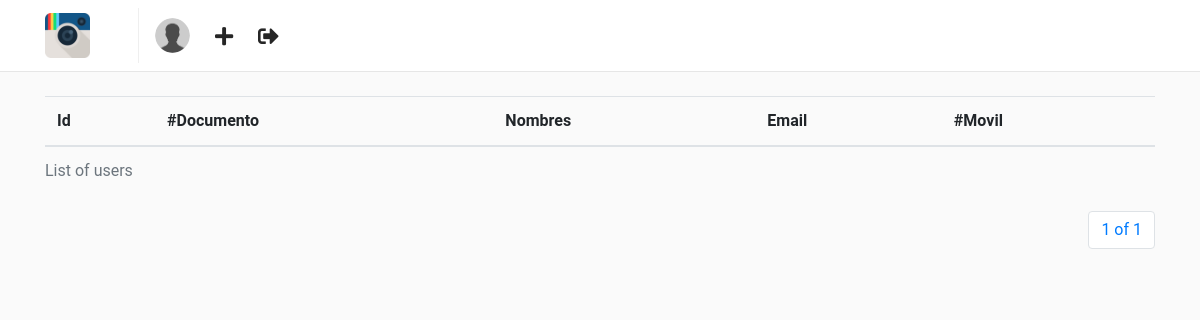
The page /people/adviser/list/ (signed in) on the database as committed earlier.
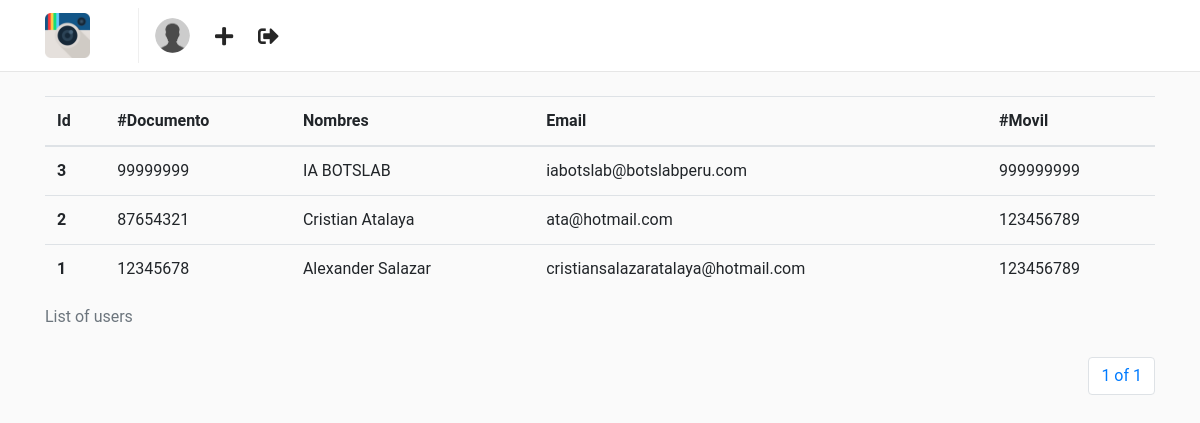
The same page on the database as committed later.
### people/models.py (models this page shows, shortened)
class Advisers(models.Model):
    user = models.OneToOneField(User,on_delete=models.CASCADE)
    phone_number = models.CharField(max_length=20,blank=True)
    picture = models.ImageField(
        upload_to='users/pictures',
        blank=True,
        null=True
    )
    document_type = models.CharField(max_length=20,blank=True)
    document_number= models.CharField(max_length=20,blank=True)
    type_user = models.IntegerField(blank=True)
    created = models.DateTimeField(auto_now_add=True)
    modified = models.DateTimeField(auto_now=True)

### people/views.py (the view)
class AdviserListView(LoginRequiredMixin,ListView):
    template_name = 'people/advisers_list.html'
    model = Advisers
    ordering = ('-created',)
    paginate_by = 30
    context_object_name = 'advisers'

### templates/people/advisers_list.html (shortened to what this page needs)
{% extends "base.html" %}
{% load static %}
{% block container %}
    <table class="table">
    <caption>List of users</caption>
    <thead>
        <tr>
        <th scope="col">Id</th>
        <th scope="col">#Documento</th>
        <th scope="col">Nombres</th>
        <th scope="col">Email</th>
        <th scope="col">#Movil</th>
        </tr>
    </thead>
    <tbody>
        {% for adviser in advisers %}
            <tr>
                <th scope="row">{{ adviser.pk }}</th>
                <td>{{ adviser.document_number }}</td>
                <td>{{ adviser.user.first_name}} {{adviser.user.last_name  }}</td>
                <td>{{ adviser.user.email }}</td>
                <td>{{ adviser.phone_number }}</td>
            </tr>
        {% endfor %}
    </tbody>
    </table>
  {% include "pagination.html" %}
{% endblock %}

### templates/base.html (shortened to what this page needs)
<!DOCTYPE html>
<html lang="en">
<head>
    {% load static %}
    <link rel="stylesheet" href="{% static 'css/bootstrap.min.css' %}">
    <link rel="stylesheet" href="https://use.fontawesome.com/releases/v5.1.0/css/all.css" />
    <link rel="stylesheet" href="{% static 'css/main.css' %}" />
</head>
<body>
    {% include "nav.html" %}
    <div class="container nav-space mt-5 ">
        {% block container %}
        {% endblock%}
    </div>
</body>
</html>

### templates/nav.html
{% load static %}
<nav class="navbar navbar-expand-lg fixed-top" id="main-navbar">
    <div class="container">
        <a class="navbar-brand pr-5" style="border-right: 1px solid #efefef;" href="">
            <img src="{% static "img/instagram.png" %}" height="45" class="d-inline-block align-top"/>
        </a>
        <div class="collapse navbar-collapse">
            <ul class="navbar-nav mr-auto">
                <li class="nav-item">
                    <a href="">
                        <img src="{% static 'img/default-profile.png' %}" height="35" class="d-inline-block align-top rounded-circle"/>
                    </a>
                </li>
                <li class="nav-item nav-icon">
                    <a href="">
                        <i class="fas fa-plus"></i>
                    </a>
                </li>
                <li class="nav-item nav-icon">
                    <a href="{% url "users:logout" %}">
                        <i class="fas fa-sign-out-alt"></i>
                    </a>
                </li>
            </ul>
        </div>
    </div>
</nav>

### templates/pagination.html (shortened to what this page needs)
<nav>
    <ul class="pagination justify-content-end">
        <li class="page-item">
            <a class="page-link" href="#">
                {{ page_obj.number }} of {{ page_obj.paginator.num_pages }}
            </a>
        </li>
    </ul>
</nav>

### static/css/main.css (style rules this page uses)
html, body { background: #fafafa; height: 100%; width: 100%; font-family: 'Roboto', sans-serif; }
#main-navbar { background: #fff; border-bottom: 1px solid rgba(0,0,0,.0975); }
.nav-icon a { color: #262626; font-size: 1.3em; display: block; margin-top: .2em; margin-left: 1.2em; font-weight: 100; }
.nav-space { margin-top: 6rem!important; }

Rows that differ between the two databases and show on the page:
added Advisers: pk "3", document_number "99999999", user.first_name "IA", user.last_name "BOTSLAB", user.email "iabotslab@botslabperu.com", phone_number "999999999"
added Advisers: pk "2", document_number "87654321", user.first_name "Cristian", user.last_name "Atalaya", user.email "ata@hotmail.com", phone_number "123456789"
added Advisers: pk "1", document_number "12345678", user.first_name "Alexander", user.last_name "Salazar", user.email "cristiansalazaratalaya@hotmail.com", phone_number "123456789"
